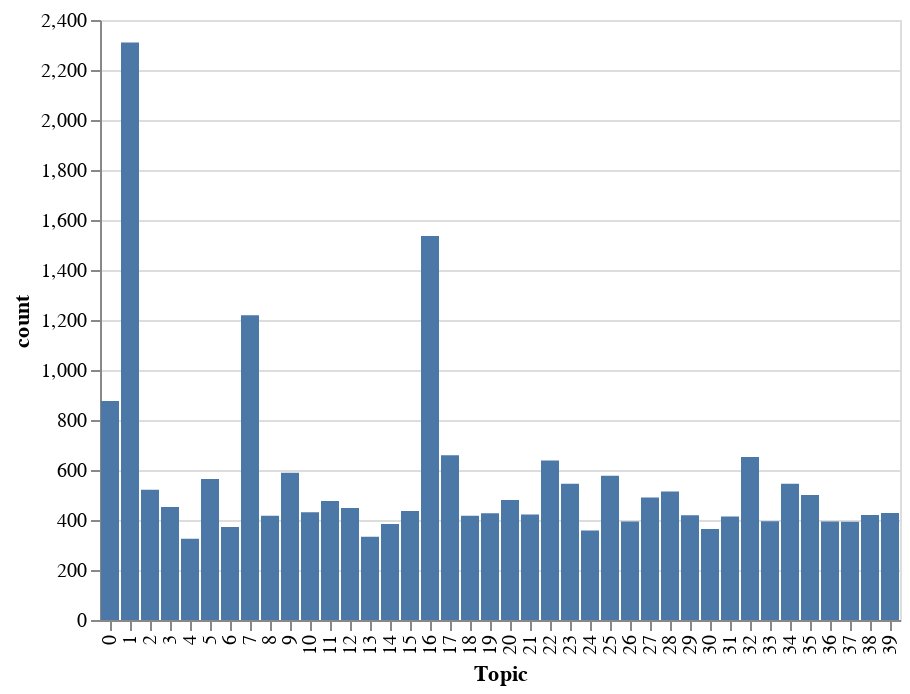

Here is the notebook cell this chart was saved with:
### Markdown cell above
Topics

### Code cell
p_data = topics40.topic.value_counts().to_frame("count").rename_axis("Topic").reset_index()

chart = alt.Chart(p_data).mark_bar().encode(
    x="Topic:O",
    y="count:Q"
)

#chart.save(os.path.join(figures_path, "topics", "posts_per_topic.html"))
chart

### Figure 1 — Vega-Lite specification as saved in the notebook (floating-point values rounded to 4 significant figures)
{"$schema": "https://vega.github.io/schema/vega-lite/v3.4.0.json", "config": {"mark": {"tooltip": null}, "view": {"height": 300, "width": 400}}, "data": {"name": "data-0c867e1b89a7a69ecdd11822f2735c2e"}, "datasets": {"data-0c867e1b89a7a69ecdd11822f2735c2e": [{"Topic": 1, "count": 2310}, {"Topic": 16, "count": 1536}, {"Topic": 7, "count": 1219}, {"Topic": 0, "count": 876}, {"Topic": 17, "count": 659}, {"Topic": 32, "count": 652}, {"Topic": 22, "count": 638}, {"Topic": 9, "count": 589}, {"Topic": 25, "count": 577}, {"Topic": 5, "count": 564}, {"Topic": 34, "count": 545}, {"Topic": 23, "count": 545}, {"Topic": 2, "count": 521}, {"Topic": 28, "count": 514}, {"Topic": 35, "count": 500}, {"Topic": 27, "count": 490}, {"Topic": 20, "count": 480}, {"Topic": 11, "count": 476}, {"Topic": 3, "count": 452}, {"Topic": 12, "count": 448}, {"Topic": 15, "count": 436}, {"Topic": 10, "count": 431}, {"Topic": 39, "count": 428}, {"Topic": 19, "count": 427}, {"Topic": 21, "count": 422}, {"Topic": 38, "count": 420}, {"Topic": 29, "count": 419}, {"Topic": 8, "count": 417}, {"Topic": 18, "count": 417}, {"Topic": 31, "count": 414}, {"Topic": 33, "count": 395}, {"Topic": 36, "count": 394}, {"Topic": 26, "count": 394}, {"Topic": 37, "count": 393}, {"Topic": 14, "count": 384}, {"Topic": 6, "count": 372}, {"Topic": 30, "count": 364}, {"Topic": 24, "count": 358}, {"Topic": 13, "count": 333}, {"Topic": 4, "count": 325}]}, "encoding": {"x": {"field": "Topic", "type": "ordinal"}, "y": {"field": "count", "type": "quantitative"}}, "mark": "bar"}
